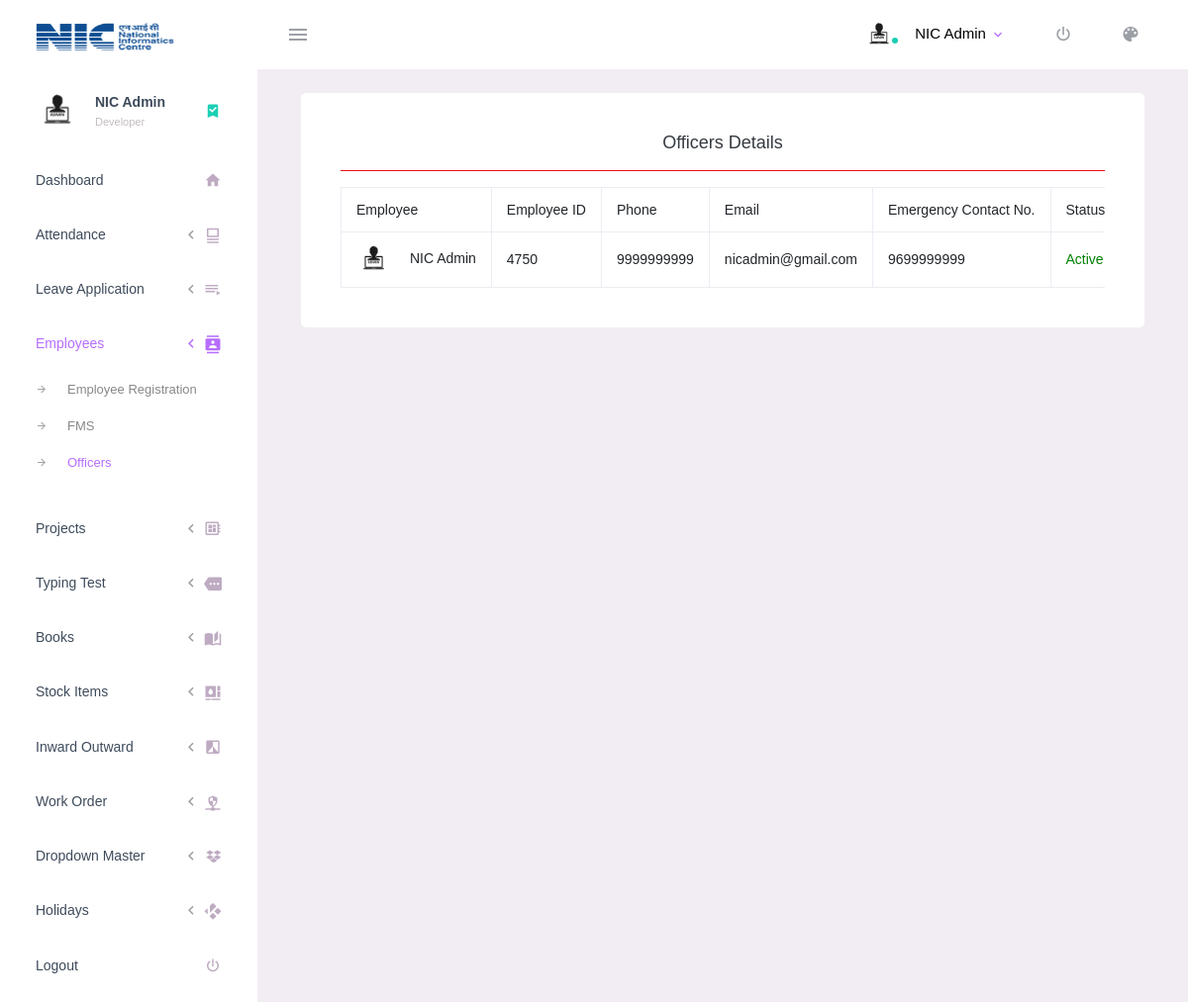
Screenshot of /officers.php (signed in) with the database file from the repository.
### tables this page shows
CREATE TABLE `employees` (
  `id` char(36) NOT NULL,
  `emp_id` int DEFAULT NULL,
  `first_name` varchar(255) DEFAULT NULL,
  `last_name` varchar(255) DEFAULT NULL,
  `email` varchar(255) NOT NULL,
  `phone` varchar(255) DEFAULT NULL,
  `emergency_contact_no` varchar(255) DEFAULT NULL,
  `dob` date DEFAULT NULL,
  `gender` varchar(255) DEFAULT NULL,
  `qualification` varchar(255) DEFAULT NULL,
  `experience` varchar(255) DEFAULT NULL,
  `designation` varchar(255) DEFAULT NULL,
  `blood_group` varchar(100) DEFAULT NULL,
  `address` varchar(255) DEFAULT NULL,
  `password` varchar(255) DEFAULT NULL,
  `photo_name` varchar(255) DEFAULT NULL,
  `encoded_photo` longtext,
  `status` int DEFAULT '0',
  `user_type` varchar(255) DEFAULT NULL,
  `resume_name` varchar(255) DEFAULT NULL,
  `encoded_resume` longtext,
  `emp_category` varchar(255) DEFAULT NULL,
  `date_of_joining` varchar(255) DEFAULT NULL,
  `skills` varchar(255) DEFAULT NULL,
  `work_assign` varchar(255) DEFAULT NULL,
  `date_of_exit` varchar(255) DEFAULT NULL,
  `email_verification_link` varchar(255) DEFAULT NULL,
  `email_verified_at` timestamp NULL DEFAULT NULL,
  `created_by` varchar(255) DEFAULT NULL,
  `updated_by` varchar(255) DEFAULT NULL,
  `created_at` datetime NOT NULL DEFAULT CURRENT_TIMESTAMP,
  `updated_at` datetime DEFAULT NULL ON UPDATE CURRENT_TIMESTAMP
);

### officers.php (the view, shortened to what this page needs)
<?php
include "header.php";
if (isset($_SESSION["id"]) && isset($_SESSION["user_type"]))
{
  if(isset($_GET['dashboardQuery']))
  {
      $selectEmpDetails = mysqli_query($conn, $_GET['dashboardQuery']);
  }
  else
  {
    $selectEmpDetails = mysqli_query($conn,"SELECT * FROM employees WHERE `emp_category` = 'Officer'");
  }
?>
    <div class="main-panel">
      <div class="content-wrapper">
      <div class="col-lg-12 grid-margin stretch-card">
        <div class="card">
          <div class="card-body">
            <h4 class="card-title text-center">Officers Details</h4>
            <hr style="border-top: 1px solid rgb(229 16 16);">
            <div class="table-responsive">
            <table class="table table-bordered table-hover display nowrap data-table">
              <thead>
                <tr>
                    <th>Employee</th>
                    <th>Employee ID</th>
                    <th>Phone</th>
                    <th>Email</th>
                    <th>Emergency Contact No.</th>
                    <th>Status</th>
                </tr>
              </thead>
              <tbody>
              <?php
          while($row = mysqli_fetch_array($selectEmpDetails))
          {
          ?>
            <tr>
            <td class="py-1"><?php if ($row['encoded_photo'] == '') { echo "<a href='Master_Images/blank_pic.jpg' target='_blank' title='view photo'> <img src='Master_Images/blank_pic.jpg' style='width:35px;border-radius:50%;margin-right:15px;'></img> </a>"; } else {
                          echo "<img style='width:35px;border-radius:50%;margin-right:15px;'></img>" ?>
            <?php } ?> <?php echo $row['first_name']." ".$row['last_name'] ?></td>
              <td><?php echo $row['emp_id'] ?></td>
              <td><?php echo $row['phone'] ?></td>
              <td><?php echo $row['email'] ?></td>
              <td><?php echo $row['emergency_contact_no'] ?></td>
              <td><?php if($row['status']==1){echo "<span style='color:green'>Active</span>";} else {echo "<span style='color:red'>In Active</span>";} ?></td>
            </tr>
          <?php
          }
              ?>
              </tbody>
            </table>
            </div>
          </div>
        </div>
      </div>
      </div>
    </div>
    </div>
    </div>
    </body>
    </html>
<?php
}
else
{
  header('Location: ' . 'login.php');
}
?>

### rows the page displays
employees: first_name "NIC", last_name "Admin", emp "4750", phone "9999999999", email "nicadmin@gmail.com", emergency_contact_no "9699999999", status "Active"

### other values shown
$_SESSION['first_name'] "NIC"
$_SESSION['last_name'] "Admin"
$_SESSION['designation'] "Developer"
